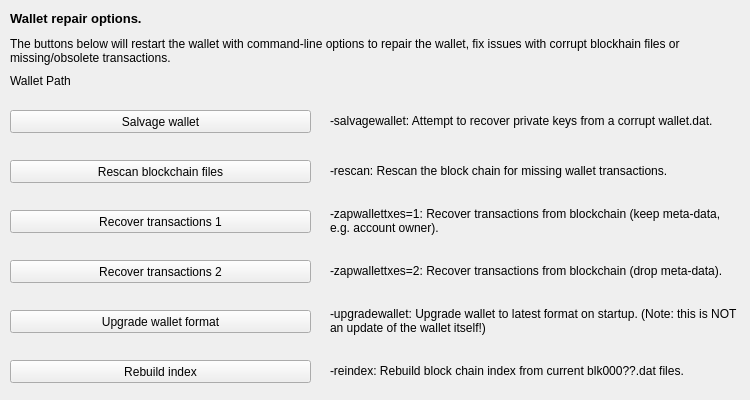
     <widget class="QWidget" name="tab_repair">
      <attribute name="title">
       <string>&amp;Wallet Repair</string>
      </attribute>
      <widget class="QPushButton" name="btn_salvagewallet">
       <property name="geometry">
        <rect>
         <x>10</x>
         <y>110</y>
         <width>301</width>
         <height>23</height>
        </rect>
       </property>
       <property name="minimumSize">
        <size>
         <width>180</width>
         <height>23</height>
        </size>
       </property>
       <property name="text">
        <string>Salvage wallet</string>
       </property>
      </widget>
      <widget class="QPushButton" name="btn_rescan">
       <property name="geometry">
        <rect>
         <x>10</x>
         <y>160</y>
         <width>301</width>
         <height>23</height>
        </rect>
       </property>
       <property name="minimumSize">
        <size>
         <width>180</width>
         <height>23</height>
        </size>
       </property>
       <property name="text">
        <string>Rescan blockchain files</string>
       </property>
      </widget>
      <widget class="QPushButton" name="btn_zapwallettxes1">
       <property name="geometry">
        <rect>
         <x>10</x>
         <y>210</y>
         <width>301</width>
         <height>23</height>
        </rect>
       </property>
       <property name="minimumSize">
        <size>
         <width>180</width>
         <height>23</height>
        </size>
       </property>
       <property name="text">
        <string>Recover transactions 1</string>
       </property>
      </widget>
      <widget class="QPushButton" name="btn_zapwallettxes2">
       <property name="geometry">
        <rect>
         <x>10</x>
         <y>260</y>
         <width>301</width>
         <height>23</height>
        </rect>
       </property>
       <property name="minimumSize">
        <size>
         <width>180</width>
         <height>23</height>
        </size>
       </property>
       <property name="text">
        <string>Recover transactions 2</string>
       </property>
      </widget>
      <widget class="QPushButton" name="btn_upgradewallet">
       <property name="geometry">
        <rect>
         <x>10</x>
         <y>310</y>
         <width>301</width>
         <height>23</height>
        </rect>
       </property>
       <property name="minimumSize">
        <size>
         <width>180</width>
         <height>23</height>
        </size>
       </property>
       <property name="text">
        <string>Upgrade wallet format</string>
       </property>
      </widget>
      <widget class="QLabel" name="label_repair_helptext">
       <property name="geometry">
        <rect>
         <x>10</x>
         <y>30</y>
         <width>711</width>
         <height>41</height>
        </rect>
       </property>
       <property name="font">
        <font>
         <weight>50</weight>
         <bold>false</bold>
        </font>
       </property>
       <property name="text">
        <string>The buttons below will restart the wallet with command-line options to repair the wallet, fix issues with corrupt blockhain files or missing/obsolete transactions.</string>
       </property>
       <property name="wordWrap">
        <bool>true</bool>
       </property>
      </widget>
      <widget class="QLabel" name="label_repair_salvage">
       <property name="geometry">
        <rect>
         <x>330</x>
         <y>100</y>
         <width>411</width>
         <height>41</height>
        </rect>
       </property>
       <property name="text">
        <string>-salvagewallet: Attempt to recover private keys from a corrupt wallet.dat.</string>
       </property>
       <property name="wordWrap">
        <bool>true</bool>
       </property>
      </widget>
      <widget class="QLabel" name="label_repair_rescan">
       <property name="geometry">
        <rect>
         <x>330</x>
         <y>150</y>
         <width>411</width>
         <height>41</height>
        </rect>
       </property>
       <property name="text">
        <string>-rescan: Rescan the block chain for missing wallet transactions.</string>
       </property>
       <property name="wordWrap">
        <bool>true</bool>
       </property>
      </widget>
      <widget class="QLabel" name="label_repair_zap1">
       <property name="geometry">
        <rect>
         <x>330</x>
         <y>200</y>
         <width>411</width>
         <height>41</height>
        </rect>
       </property>
       <property name="text">
        <string>-zapwallettxes=1: Recover transactions from blockchain (keep meta-data, e.g. account owner).</string>
       </property>
       <property name="wordWrap">
        <bool>true</bool>
       </property>
      </widget>
      <widget class="QLabel" name="label_repair_zap2">
       <property name="geometry">
        <rect>
         <x>330</x>
         <y>250</y>
         <width>411</width>
         <height>41</height>
        </rect>
       </property>
       <property name="text">
        <string>-zapwallettxes=2: Recover transactions from blockchain (drop meta-data).</string>
       </property>
       <property name="wordWrap">
        <bool>true</bool>
       </property>
      </widget>
      <widget class="QLabel" name="label_repair_upgrade">
       <property name="geometry">
        <rect>
         <x>330</x>
         <y>300</y>
         <width>411</width>
         <height>41</height>
        </rect>
       </property>
       <property name="text">
        <string>-upgradewallet: Upgrade wallet to latest format on startup. (Note: this is NOT an update of the wallet itself!)</string>
       </property>
       <property name="wordWrap">
        <bool>true</bool>
       </property>
      </widget>
      <widget class="QLabel" name="label_repair_header">
       <property name="geometry">
        <rect>
         <x>10</x>
         <y>10</y>
         <width>711</width>
         <height>16</height>
        </rect>
       </property>
       <property name="font">
        <font>
         <pointsize>10</pointsize>
         <weight>75</weight>
         <bold>true</bold>
        </font>
       </property>
       <property name="text">
        <string>Wallet repair options.</string>
       </property>
       <property name="wordWrap">
        <bool>true</bool>
       </property>
      </widget>
      <widget class="QPushButton" name="btn_reindex">
       <property name="geometry">
        <rect>
         <x>10</x>
         <y>360</y>
         <width>301</width>
         <height>23</height>
        </rect>
       </property>
       <property name="text">
        <string>Rebuild index</string>
       </property>
      </widget>
      <widget class="QLabel" name="label_repair_reindex">
       <property name="geometry">
        <rect>
         <x>330</x>
         <y>350</y>
         <width>411</width>
         <height>41</height>
        </rect>
       </property>
       <property name="text">
        <string>-reindex: Rebuild block chain index from current blk000??.dat files.</string>
       </property>
       <property name="wordWrap">
        <bool>true</bool>
       </property>
      </widget>
      <widget class="QLabel" name="wallet_path">
       <property name="geometry">
        <rect>
         <x>10</x>
         <y>70</y>
         <width>711</width>
         <height>21</height>
        </rect>
       </property>
       <property name="text">
        <string>Wallet Path</string>
       </property>
      </widget>
     </widget>
